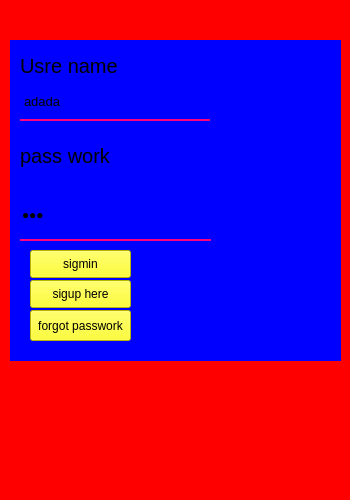
<?xml version="1.0" encoding="UTF-8"?>
<ui version="4.0">
 <class>MainWindow</class>
 <widget class="QMainWindow" name="MainWindow">
  <property name="geometry">
   <rect>
    <x>0</x>
    <y>0</y>
    <width>350</width>
    <height>500</height>
   </rect>
  </property>
  <property name="minimumSize">
   <size>
    <width>350</width>
    <height>500</height>
   </size>
  </property>
  <property name="maximumSize">
   <size>
    <width>400</width>
    <height>550</height>
   </size>
  </property>
  <property name="font">
   <font>
    <pointsize>20</pointsize>
    <weight>75</weight>
    <italic>false</italic>
    <bold>true</bold>
    <underline>false</underline>
    <strikeout>false</strikeout>
    <kerning>true</kerning>
   </font>
  </property>
  <property name="windowTitle">
   <string>MainWindow</string>
  </property>
  <property name="styleSheet">
   <string notr="true">background : red</string>
  </property>
  <property name="iconSize">
   <size>
    <width>25</width>
    <height>25</height>
   </size>
  </property>
  <widget class="QWidget" name="centralwidget">
   <widget class="QWidget" name="widget" native="true">
    <property name="geometry">
     <rect>
      <x>10</x>
      <y>40</y>
      <width>331</width>
      <height>321</height>
     </rect>
    </property>
    <property name="font">
     <font>
      <pointsize>24</pointsize>
     </font>
    </property>
    <property name="styleSheet">
     <string notr="true">background : blue;</string>
    </property>
    <widget class="QLabel" name="label">
     <property name="geometry">
      <rect>
       <x>10</x>
       <y>-20</y>
       <width>191</width>
       <height>91</height>
      </rect>
     </property>
     <property name="font">
      <font>
       <pointsize>15</pointsize>
      </font>
     </property>
     <property name="text">
      <string>Usre name</string>
     </property>
    </widget>
    <widget class="QLabel" name="label_2">
     <property name="geometry">
      <rect>
       <x>10</x>
       <y>100</y>
       <width>131</width>
       <height>31</height>
      </rect>
     </property>
     <property name="font">
      <font>
       <pointsize>15</pointsize>
      </font>
     </property>
     <property name="styleSheet">
      <string notr="true">font : yellow;</string>
     </property>
     <property name="text">
      <string>pass work</string>
     </property>
    </widget>
    <widget class="QTextEdit" name="textEdit">
     <property name="geometry">
      <rect>
       <x>10</x>
       <y>50</y>
       <width>190</width>
       <height>31</height>
      </rect>
     </property>
     <property name="styleSheet">
      <string notr="true">border: none;
border-bottom: 2px solid rgb(255, 0, 127);
background: transparent;</string>
     </property>
     <property name="html">
      <string>&lt;!DOCTYPE HTML PUBLIC &quot;-//W3C//DTD HTML 4.0//EN&quot; &quot;http://www.w3.org/TR/REC-html40/strict.dtd&quot;&gt;
&lt;html&gt;&lt;head&gt;&lt;meta name=&quot;qrichtext&quot; content=&quot;1&quot; /&gt;&lt;style type=&quot;text/css&quot;&gt;
p, li { white-space: pre-wrap; }
&lt;/style&gt;&lt;/head&gt;&lt;body style=&quot; font-family:'MS Shell Dlg 2'; font-size:7.8pt; font-weight:400; font-style:normal;&quot;&gt;
&lt;p style=&quot; margin-top:0px; margin-bottom:0px; margin-left:0px; margin-right:0px; -qt-block-indent:0; text-indent:0px;&quot;&gt;&lt;span style=&quot; font-size:10pt;&quot;&gt;adada&lt;/span&gt;&lt;/p&gt;&lt;/body&gt;&lt;/html&gt;</string>
     </property>
    </widget>
    <widget class="QLineEdit" name="lineEdit">
     <property name="geometry">
      <rect>
       <x>10</x>
       <y>150</y>
       <width>191</width>
       <height>51</height>
      </rect>
     </property>
     <property name="styleSheet">
      <string notr="true">border: none;
border-bottom: 2px solid rgb(255, 0, 127);
background: transparent;</string>
     </property>
     <property name="text">
      <string>222</string>
     </property>
     <property name="echoMode">
      <enum>QLineEdit::Password</enum>
     </property>
    </widget>
    <widget class="QPushButton" name="pushButton">
     <property name="geometry">
      <rect>
       <x>20</x>
       <y>210</y>
       <width>101</width>
       <height>28</height>
      </rect>
     </property>
     <property name="styleSheet">
      <string notr="true">background : yellow</string>
     </property>
     <property name="text">
      <string>sigmin</string>
     </property>
    </widget>
    <widget class="QPushButton" name="pushButton_2">
     <property name="geometry">
      <rect>
       <x>20</x>
       <y>240</y>
       <width>101</width>
       <height>28</height>
      </rect>
     </property>
     <property name="styleSheet">
      <string notr="true">background : yellow</string>
     </property>
     <property name="text">
      <string>sigup here</string>
     </property>
    </widget>
    <widget class="QPushButton" name="pushButton_3">
     <property name="geometry">
      <rect>
       <x>20</x>
       <y>270</y>
       <width>101</width>
       <height>31</height>
      </rect>
     </property>
     <property name="styleSheet">
      <string notr="true">background: yellow</string>
     </property>
     <property name="text">
      <string>forgot passwork</string>
     </property>
    </widget>
   </widget>
  </widget>
 </widget>
 <resources/>
 <connections/>
</ui>
